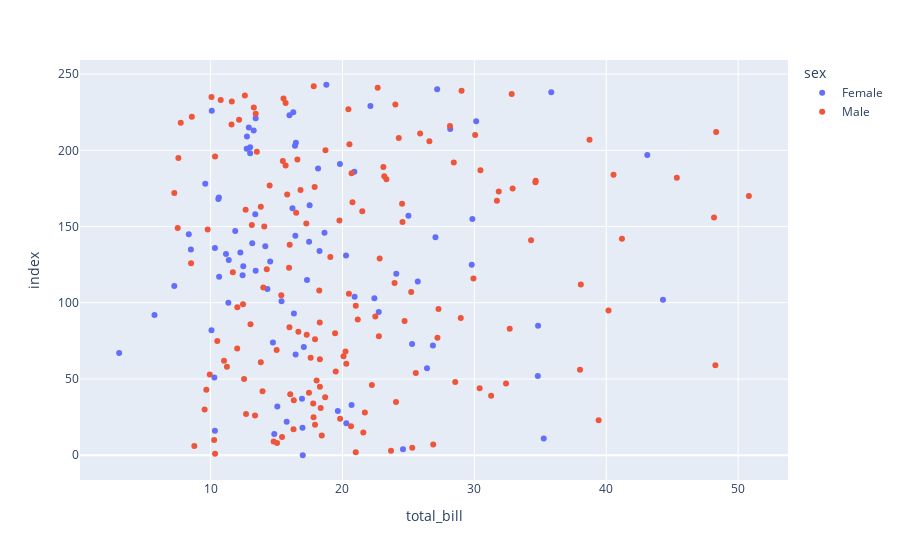

Write notebook code for a chart like this one.
### Code cell
px.scatter(df,x='total_bill',y='tip',color='sex')

### Figure 1 — Plotly figure (JSON) as saved in the notebook; plotly's stock layout.template omitted (floating-point values rounded to 4 significant figures; data arrays with more than 128 entries replaced by an {"elided": "..."} marker saying what was removed)
{"data": [{"hovertemplate": "sex=Female<br>total_bill=%{x}<br>index=%{y}<extra></extra>", "legendgroup": "Female", "marker": {"color": "#636efa", "symbol": "circle"}, "mode": "markers", "name": "Female", "orientation": "h", "showlegend": true, "type": "scatter", "x": [16.99, 24.59, 35.26, 14.83, 10.33, 16.97, 20.29, 15.77, 19.65, 15.06, 20.69, 16.93, 10.29, 34.81, 26.41, 16.45, 3.07, 17.07, 26.86, 25.28, 14.73, 10.07, 34.83, 5.75, 16.32, 22.75, 11.35, 15.38, 44.3, 22.42, 20.92, 14.31, 7.25, 25.71, 17.31, 10.65, 12.43, 24.08, 13.42, 12.48, 29.8, 14.52, 11.38, 20.27, 11.17, 12.26, 18.26, 8.51, 10.33, 14.15, 13.16, 17.47, 27.05, 16.43, 8.35, 18.64, 11.87, 29.85, 25, 13.39, 16.21, 17.51, 10.59, 10.63, 9.6, 20.9, 18.15, 19.81, 43.11, 13, 12.74, 13, 16.4, 16.47, 12.76, 13.27, 28.17, 12.9, 30.14, 13.42, 15.98, 16.27, 10.09, 22.12, 35.83, 27.18, 18.78], "xaxis": "x", "y": [0, 4, 11, 14, 16, 18, 21, 22, 29, 32, 33, 37, 51, 52, 57, 66, 67, 71, 72, 73, 74, 82, 85, 92, 93, 94, 100, 101, 102, 103, 104, 109, 111, 114, 115, 117, 118, 119, 121, 124, 125, 127, 128, 131, 132, 133, 134, 135, 136, 137, 139, 140, 143, 144, 145, 146, 147, 155, 157, 158, 162, 164, 168, 169, 178, 186, 188, 191, 197, 198, 201, 202, 203, 205, 209, 213, 214, 215, 219, 221, 223, 225, 226, 229, 238, 240, 243], "yaxis": "y"}, {"hovertemplate": "sex=Male<br>total_bill=%{x}<br>index=%{y}<extra></extra>", "legendgroup": "Male", "marker": {"color": "#EF553B", "symbol": "circle"}, "mode": "markers", "name": "Male", "orientation": "h", "showlegend": true, "type": "scatter", "x": {"elided": "157 float values"}, "xaxis": "x", "y": {"elided": "157 int values"}, "yaxis": "y"}], "layout": {"legend": {"title": {"text": "sex"}, "tracegroupgap": 0}, "margin": {"t": 60}, "xaxis": {"anchor": "y", "domain": [0, 1], "title": {"text": "total_bill"}}, "yaxis": {"anchor": "x", "domain": [0, 1], "title": {"text": "index"}}}}
